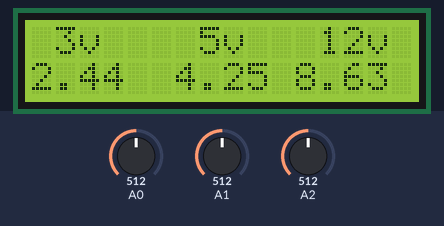
The sketch below on a simulated Arduino Uno, built with avr-gcc and run on an emulated ATmega328P. Parts: 16×2 character LCD. The test bench sets the inputs (shaded band); at power-on: A0 = 512, A1 = 512, A2 = 512.

Above: at 6.2 s.
6.3 s: A0 set to 716
At 7.5 s:
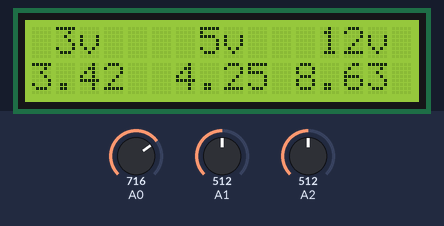
8.0 s: A1 set to 716
At 9.0 s:
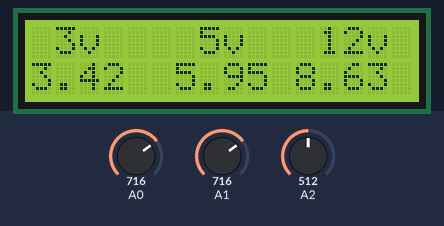
9.5 s: A2 set to 716
At 10.5 s:
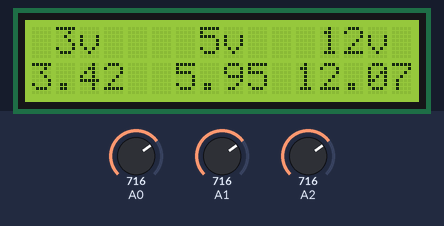
11.1 s: A0 set to 900
At 12.0 s:
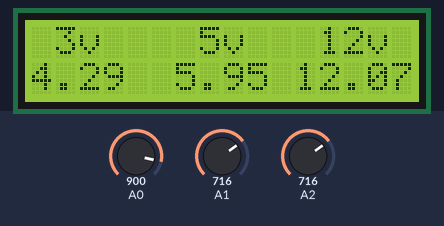
12.6 s: A1 set to 900
At 13.5 s:
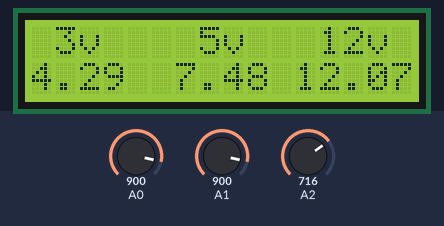
14.1 s: A2 set to 900
At 15.1 s:
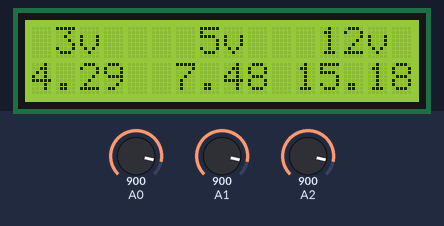
Timing chart, 0 to 16.6 s (numbered marks = the images above; inputs shaded):
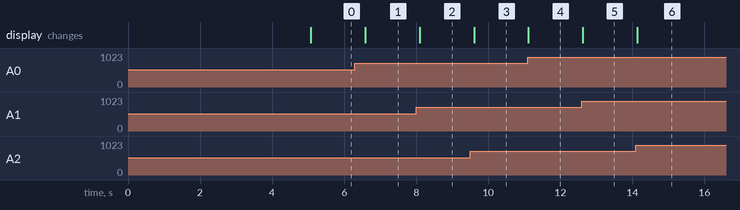

Measured:
- after the input at 6.3 s, the display: changes after 0.28 s (image 1)
- after the input at 8.0 s, the display: changes after 0.09 s (image 2)
- after the input at 9.5 s, the display: changes after 0.10 s (image 3)
- after the input at 11.1 s, the display: changes at once (image 4)
- after the input at 12.6 s, the display: changes at once (image 5)
- after the input at 14.1 s, the display: changes at once (image 6)

The sketch:

_3_5_12v_voltage_monitor.ino
```cpp
/*Arduino Controlled Voltage Monitor
*/

#include <LiquidCrystal.h>

//Initialize the library with the numbers of the interface pins
LiquidCrystal lcd(12, 11, 5, 4, 3, 2);

void setup()
{
  lcd.begin(16, 2);                      //Set up the LCD's number of columns and rows
  lcd.print("Internal Votlage");           //First line opening message
  lcd.setCursor(0, 1);
  lcd.print("Adruino Minitor");         //Second line opening message
  delay(5000);
  lcd.setCursor(0, 1);                   //Clear bottom line
  lcd.print("                ");
  lcd.setCursor(0,0);
  lcd.print(" 3v    5v   12v ");          //Update top line readout
}

void loop()
{
  lcd.setCursor(0, 1);
  float f = analogRead(0) * 4.88 / 1023;   // 3.3 => 9.9
  lcd.print(f, 2);                        // print float with two decimals


  lcd.setCursor(6, 1);
  float g = analogRead(1) * 8.5 / 1023;	  // 5.0 => 9.9
  lcd.print(g, 2);


  lcd.setCursor(11, 1);
  float h = analogRead(2) * 17.25 / 1023;  // 12.0 => 25.0
  lcd.print(h, 2);

  delay(500);
}
```
